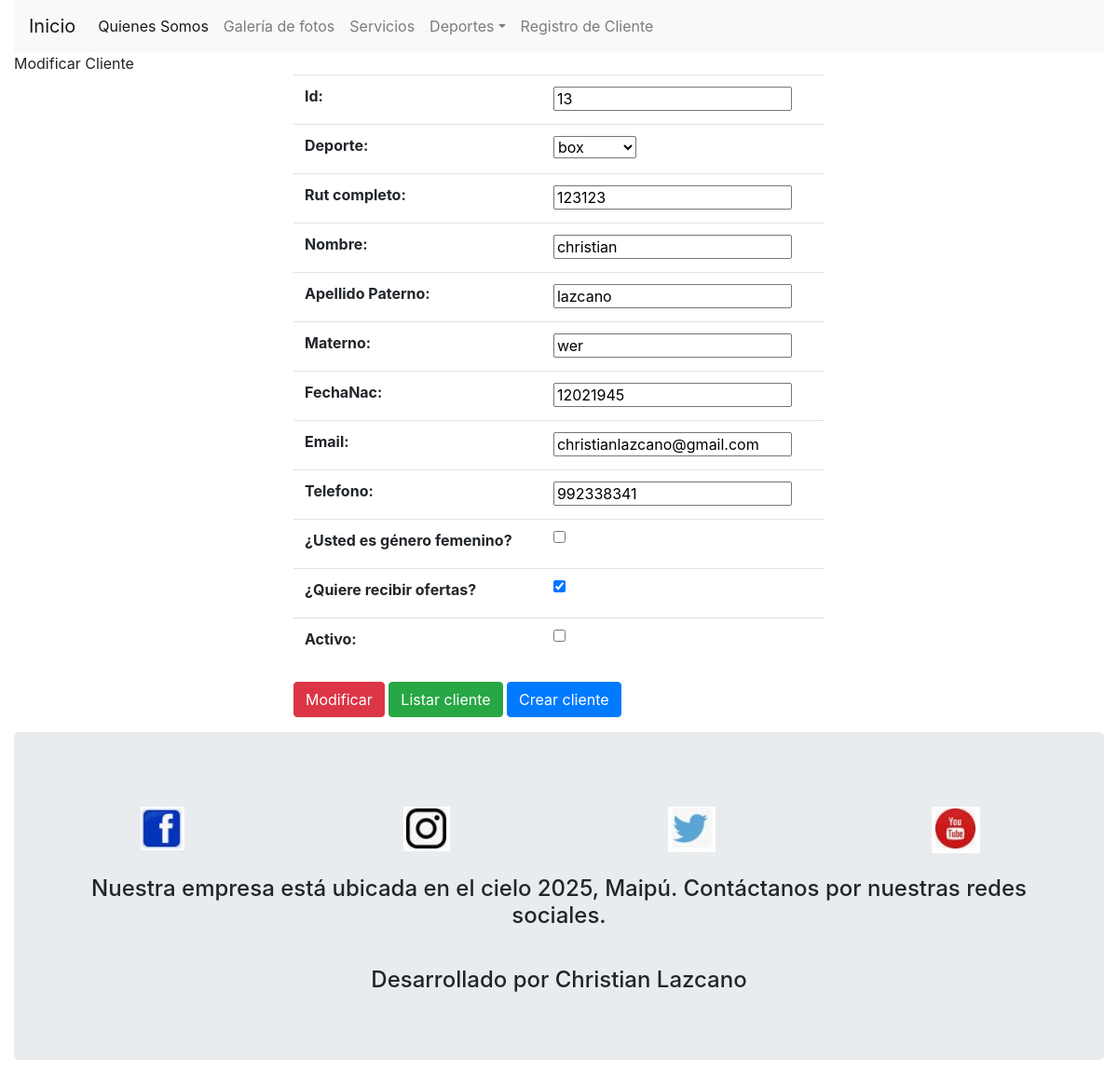
Page /modificarCliente/13 on the committed database.
### crud/models.py (models this page shows, shortened)
class Deporte(models.Model):
    id  = models.IntegerField(primary_key=True)
    categoria = models.ForeignKey(Categoria, on_delete=models.CASCADE)
    nombre = models.CharField(max_length=40)
    descripcion = models.CharField(max_length=40)
    def __str__(self):
        return self.nombre

class Clientes(models.Model):
    id  = models.IntegerField(primary_key=True)
    deporte = models.ForeignKey(Deporte, on_delete=models.CASCADE)
    rut = models.CharField(max_length=10,verbose_name="rut completo")
    nombre = models.CharField(max_length=40)
    paterno = models.CharField(max_length=40,verbose_name="Apellido Paterno")
    materno= models.CharField(max_length=40)
    fechaNac = models.CharField(max_length=40)
    email=models.CharField(max_length=60)
    telefono=models.CharField(max_length=40)
    genero = models.BooleanField(verbose_name="¿Usted es género femenino?")
    ofertaSino=models.BooleanField(verbose_name="¿Quiere recibir ofertas?")
    activo = models.BooleanField()

### crud/views.py (the view)
# urls.py: path('modificarCliente/<id>',  modificarCliente, name="modificarCliente"),
def modificarCliente(request, id):
    cliente = Clientes.objects.get(id = id)
    contexto = {'form' : ClientesForm(instance=cliente) }
    if request.method == 'POST': # detecta si hay una solicitud (presionó el botón)
        formulario = ClientesForm(data=request.POST, instance=cliente)
        formulario.save()
        contexto = {'form' : ClientesForm(instance=Clientes.objects.get(id = id)) }
        contexto['mensaje'] = 'Los datos fueron guardado'
    return render(request, 'modificarCliente.html', contexto)

### crud/forms.py
class ClientesForm(forms.ModelForm):
    class Meta:
        model = Clientes
        fields= '__all__'

### crud/templates/modificarCliente.html (shortened to what this page needs)
{% extends "formulario.html" %}
{% block titulo %} {{ 'Modificar Cliente' }} {% endblock %}
{% block contenido %}
<form method="POST">
    <div class="row justify-content-center">
        <div class="col-6">
            <table class="table">
                {{ form.as_table }}
            </table>
        </div>
    </div>
    <div class="row justify-content-center">
        <div class="col-6">
            <input type="submit" class="btn btn-danger" value="Modificar">
            <a href="{% url 'listadoCliente' %}" class="btn btn-success">Listar cliente</a>
            <a href="{% url 'crearCliente' %}" class="btn btn-primary">Crear cliente</a>
        </div>
    </div>
</form>
{% endblock %}

### rows in the picture
Deporte: id "13", nombre "christian"
Clientes: deporte "box", rut "123123", paterno "lazcano", materno "wer", fechaNac "12021945", email "christianlazcano@gmail.com", telefono "992338341", ofertaSino "☑"

### other values in the picture
{{ 'Modificar Cliente' }} "Modificar Cliente"
